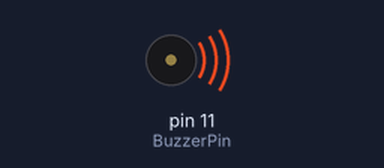
A program run on a simulated Raspberry Pi (header pin numbers). On the bench: buzzer (waves = sounding, pin HIGH).

Above: at 0.2 s.
Timing chart, 0 to 3.0 s (numbered marks = the images above):
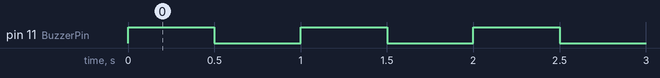

Measured:
- by itself, pin 11 (BuzzerPin): alternates HIGH for 0.50 s and LOW for 0.50 s

The program:

activeBuzzer.py
```python
#!/usr/bin/env python
import RPi.GPIO as GPIO
import time

BuzzerPin = 11    # pin11

def setup():
	GPIO.setmode(GPIO.BOARD)       # Numbers GPIOs by physical location
	GPIO.setup(BuzzerPin, GPIO.OUT)
	GPIO.output(BuzzerPin, GPIO.LOW)

def loop():
	while True:
		GPIO.output(BuzzerPin, GPIO.HIGH)
		time.sleep(0.5)
		GPIO.output(BuzzerPin, GPIO.LOW)
		time.sleep(0.5)

def destroy():
	GPIO.output(BuzzerPin, GPIO.LOW)
	GPIO.cleanup()                     # Release resource

if __name__ == '__main__':     # Program start from here
	setup()
	try:
		loop()
	except KeyboardInterrupt:
		destroy()
```
